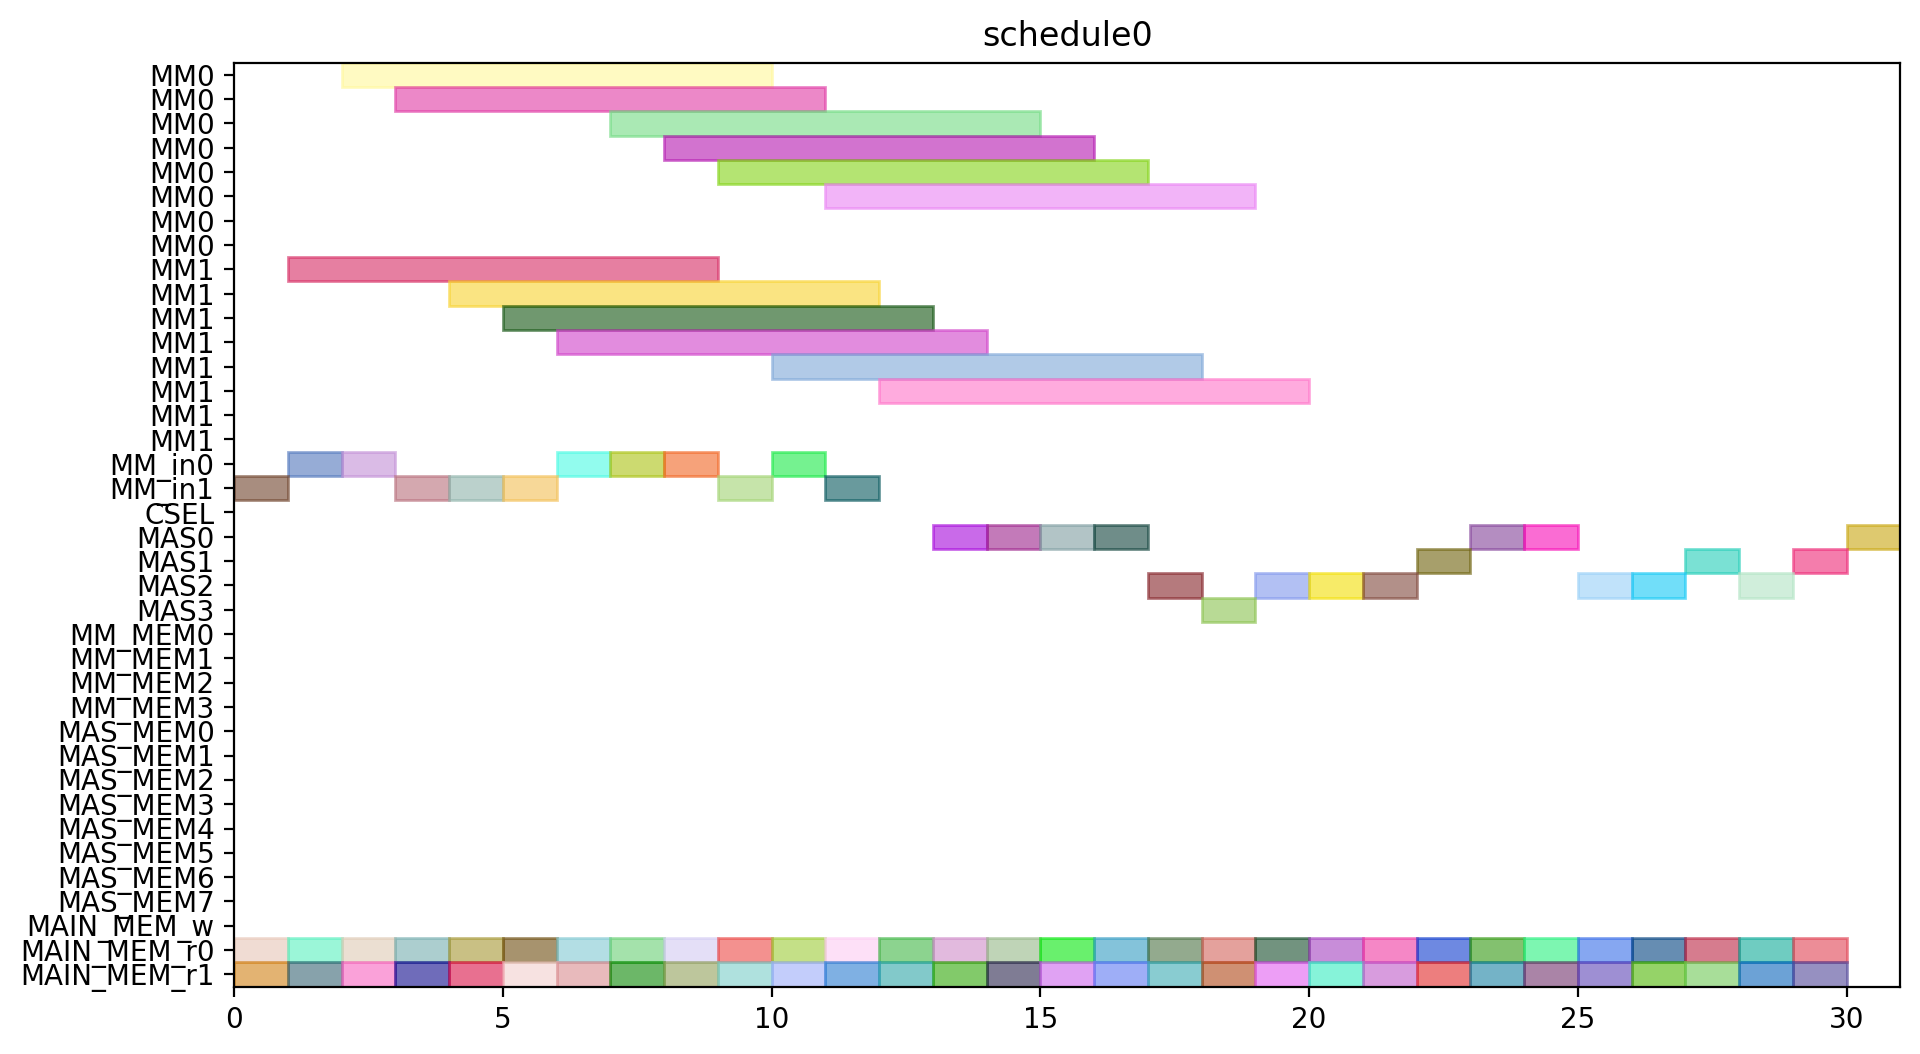

Reproduce this figure in Python.
from pyschedule import Scenario, solvers, plotters, alt


def solve():
	horizon = 120
	S = Scenario("schedule0", horizon=horizon)

	# resource
	MM = S.Resources('MM', num=2, size=8)
	MM_in = S.Resources('MM_in', num=2)
	CSEL = S.Resource('CSEL')
	MAS = S.Resources('MAS', num=4, size=1, periods=range(1, horizon))
	MM_MEM = S.Resources('MM_MEM', num=4)
	MAS_MEM = S.Resources('MAS_MEM', num=8)
	MAIN_MEM_w = S.Resource('MAIN_MEM_w', size=1)
	MAIN_MEM_r = S.Resources('MAIN_MEM_r', num=2)

	# result of previous scheduling

	# new tasks
	c_t0_t0_t0 = S.Task('c_t0_t0_t0', length=8, delay_cost=1)
	c_t0_t0_t0 += alt(MM)
	c_t0_t0_t0_in = S.Task('c_t0_t0_t0_in', length=1, delay_cost=1)
	c_t0_t0_t0_in += alt(MM_in)
	S += c_t0_t0_t0_in*MM_in[0]<=c_t0_t0_t0*MM[0]
	S += c_t0_t0_t0_in*MM_in[1]<=c_t0_t0_t0*MM[1]
	c_t0_t0_t0_mem0 = S.Task('c_t0_t0_t0_mem0', length=1, delay_cost=1)
	c_t0_t0_t0_mem0 += MAIN_MEM_r[0]
	S += c_t0_t0_t0_mem0 <= c_t0_t0_t0

	c_t0_t0_t0_mem1 = S.Task('c_t0_t0_t0_mem1', length=1, delay_cost=1)
	c_t0_t0_t0_mem1 += MAIN_MEM_r[1]
	S += c_t0_t0_t0_mem1 <= c_t0_t0_t0

	c_t0_t0_t1 = S.Task('c_t0_t0_t1', length=8, delay_cost=1)
	c_t0_t0_t1 += alt(MM)
	c_t0_t0_t1_in = S.Task('c_t0_t0_t1_in', length=1, delay_cost=1)
	c_t0_t0_t1_in += alt(MM_in)
	S += c_t0_t0_t1_in*MM_in[0]<=c_t0_t0_t1*MM[0]
	S += c_t0_t0_t1_in*MM_in[1]<=c_t0_t0_t1*MM[1]
	c_t0_t0_t1_mem0 = S.Task('c_t0_t0_t1_mem0', length=1, delay_cost=1)
	c_t0_t0_t1_mem0 += MAIN_MEM_r[0]
	S += c_t0_t0_t1_mem0 <= c_t0_t0_t1

	c_t0_t0_t1_mem1 = S.Task('c_t0_t0_t1_mem1', length=1, delay_cost=1)
	c_t0_t0_t1_mem1 += MAIN_MEM_r[1]
	S += c_t0_t0_t1_mem1 <= c_t0_t0_t1

	c_t0_t0_t2 = S.Task('c_t0_t0_t2', length=1, delay_cost=1)
	c_t0_t0_t2 += alt(MAS)
	c_t0_t0_t2_mem0 = S.Task('c_t0_t0_t2_mem0', length=1, delay_cost=1)
	c_t0_t0_t2_mem0 += MAIN_MEM_r[0]
	S += c_t0_t0_t2_mem0 <= c_t0_t0_t2

	c_t0_t0_t2_mem1 = S.Task('c_t0_t0_t2_mem1', length=1, delay_cost=1)
	c_t0_t0_t2_mem1 += MAIN_MEM_r[1]
	S += c_t0_t0_t2_mem1 <= c_t0_t0_t2

	c_t0_t0_t3 = S.Task('c_t0_t0_t3', length=1, delay_cost=1)
	c_t0_t0_t3 += alt(MAS)
	c_t0_t0_t3_mem0 = S.Task('c_t0_t0_t3_mem0', length=1, delay_cost=1)
	c_t0_t0_t3_mem0 += MAIN_MEM_r[0]
	S += c_t0_t0_t3_mem0 <= c_t0_t0_t3

	c_t0_t0_t3_mem1 = S.Task('c_t0_t0_t3_mem1', length=1, delay_cost=1)
	c_t0_t0_t3_mem1 += MAIN_MEM_r[1]
	S += c_t0_t0_t3_mem1 <= c_t0_t0_t3

	c_t0_t1_t0 = S.Task('c_t0_t1_t0', length=8, delay_cost=1)
	c_t0_t1_t0 += alt(MM)
	c_t0_t1_t0_in = S.Task('c_t0_t1_t0_in', length=1, delay_cost=1)
	c_t0_t1_t0_in += alt(MM_in)
	S += c_t0_t1_t0_in*MM_in[0]<=c_t0_t1_t0*MM[0]
	S += c_t0_t1_t0_in*MM_in[1]<=c_t0_t1_t0*MM[1]
	c_t0_t1_t0_mem0 = S.Task('c_t0_t1_t0_mem0', length=1, delay_cost=1)
	c_t0_t1_t0_mem0 += MAIN_MEM_r[0]
	S += c_t0_t1_t0_mem0 <= c_t0_t1_t0

	c_t0_t1_t0_mem1 = S.Task('c_t0_t1_t0_mem1', length=1, delay_cost=1)
	c_t0_t1_t0_mem1 += MAIN_MEM_r[1]
	S += c_t0_t1_t0_mem1 <= c_t0_t1_t0

	c_t0_t1_t1 = S.Task('c_t0_t1_t1', length=8, delay_cost=1)
	c_t0_t1_t1 += alt(MM)
	c_t0_t1_t1_in = S.Task('c_t0_t1_t1_in', length=1, delay_cost=1)
	c_t0_t1_t1_in += alt(MM_in)
	S += c_t0_t1_t1_in*MM_in[0]<=c_t0_t1_t1*MM[0]
	S += c_t0_t1_t1_in*MM_in[1]<=c_t0_t1_t1*MM[1]
	c_t0_t1_t1_mem0 = S.Task('c_t0_t1_t1_mem0', length=1, delay_cost=1)
	c_t0_t1_t1_mem0 += MAIN_MEM_r[0]
	S += c_t0_t1_t1_mem0 <= c_t0_t1_t1

	c_t0_t1_t1_mem1 = S.Task('c_t0_t1_t1_mem1', length=1, delay_cost=1)
	c_t0_t1_t1_mem1 += MAIN_MEM_r[1]
	S += c_t0_t1_t1_mem1 <= c_t0_t1_t1

	c_t0_t1_t2 = S.Task('c_t0_t1_t2', length=1, delay_cost=1)
	c_t0_t1_t2 += alt(MAS)
	c_t0_t1_t2_mem0 = S.Task('c_t0_t1_t2_mem0', length=1, delay_cost=1)
	c_t0_t1_t2_mem0 += MAIN_MEM_r[0]
	S += c_t0_t1_t2_mem0 <= c_t0_t1_t2

	c_t0_t1_t2_mem1 = S.Task('c_t0_t1_t2_mem1', length=1, delay_cost=1)
	c_t0_t1_t2_mem1 += MAIN_MEM_r[1]
	S += c_t0_t1_t2_mem1 <= c_t0_t1_t2

	c_t0_t1_t3 = S.Task('c_t0_t1_t3', length=1, delay_cost=1)
	c_t0_t1_t3 += alt(MAS)
	c_t0_t1_t3_mem0 = S.Task('c_t0_t1_t3_mem0', length=1, delay_cost=1)
	c_t0_t1_t3_mem0 += MAIN_MEM_r[0]
	S += c_t0_t1_t3_mem0 <= c_t0_t1_t3

	c_t0_t1_t3_mem1 = S.Task('c_t0_t1_t3_mem1', length=1, delay_cost=1)
	c_t0_t1_t3_mem1 += MAIN_MEM_r[1]
	S += c_t0_t1_t3_mem1 <= c_t0_t1_t3

	c_t0_t20 = S.Task('c_t0_t20', length=1, delay_cost=1)
	c_t0_t20 += alt(MAS)
	c_t0_t20_mem0 = S.Task('c_t0_t20_mem0', length=1, delay_cost=1)
	c_t0_t20_mem0 += MAIN_MEM_r[0]
	S += c_t0_t20_mem0 <= c_t0_t20

	c_t0_t20_mem1 = S.Task('c_t0_t20_mem1', length=1, delay_cost=1)
	c_t0_t20_mem1 += MAIN_MEM_r[1]
	S += c_t0_t20_mem1 <= c_t0_t20

	c_t0_t21 = S.Task('c_t0_t21', length=1, delay_cost=1)
	c_t0_t21 += alt(MAS)
	c_t0_t21_mem0 = S.Task('c_t0_t21_mem0', length=1, delay_cost=1)
	c_t0_t21_mem0 += MAIN_MEM_r[0]
	S += c_t0_t21_mem0 <= c_t0_t21

	c_t0_t21_mem1 = S.Task('c_t0_t21_mem1', length=1, delay_cost=1)
	c_t0_t21_mem1 += MAIN_MEM_r[1]
	S += c_t0_t21_mem1 <= c_t0_t21

	c_t0_t30 = S.Task('c_t0_t30', length=1, delay_cost=1)
	c_t0_t30 += alt(MAS)
	c_t0_t30_mem0 = S.Task('c_t0_t30_mem0', length=1, delay_cost=1)
	c_t0_t30_mem0 += MAIN_MEM_r[0]
	S += c_t0_t30_mem0 <= c_t0_t30

	c_t0_t30_mem1 = S.Task('c_t0_t30_mem1', length=1, delay_cost=1)
	c_t0_t30_mem1 += MAIN_MEM_r[1]
	S += c_t0_t30_mem1 <= c_t0_t30

	c_t0_t31 = S.Task('c_t0_t31', length=1, delay_cost=1)
	c_t0_t31 += alt(MAS)
	c_t0_t31_mem0 = S.Task('c_t0_t31_mem0', length=1, delay_cost=1)
	c_t0_t31_mem0 += MAIN_MEM_r[0]
	S += c_t0_t31_mem0 <= c_t0_t31

	c_t0_t31_mem1 = S.Task('c_t0_t31_mem1', length=1, delay_cost=1)
	c_t0_t31_mem1 += MAIN_MEM_r[1]
	S += c_t0_t31_mem1 <= c_t0_t31

	c_t1_t0_t0 = S.Task('c_t1_t0_t0', length=8, delay_cost=1)
	c_t1_t0_t0 += alt(MM)
	c_t1_t0_t0_in = S.Task('c_t1_t0_t0_in', length=1, delay_cost=1)
	c_t1_t0_t0_in += alt(MM_in)
	S += c_t1_t0_t0_in*MM_in[0]<=c_t1_t0_t0*MM[0]
	S += c_t1_t0_t0_in*MM_in[1]<=c_t1_t0_t0*MM[1]
	c_t1_t0_t0_mem0 = S.Task('c_t1_t0_t0_mem0', length=1, delay_cost=1)
	c_t1_t0_t0_mem0 += MAIN_MEM_r[0]
	S += c_t1_t0_t0_mem0 <= c_t1_t0_t0

	c_t1_t0_t0_mem1 = S.Task('c_t1_t0_t0_mem1', length=1, delay_cost=1)
	c_t1_t0_t0_mem1 += MAIN_MEM_r[1]
	S += c_t1_t0_t0_mem1 <= c_t1_t0_t0

	c_t1_t0_t1 = S.Task('c_t1_t0_t1', length=8, delay_cost=1)
	c_t1_t0_t1 += alt(MM)
	c_t1_t0_t1_in = S.Task('c_t1_t0_t1_in', length=1, delay_cost=1)
	c_t1_t0_t1_in += alt(MM_in)
	S += c_t1_t0_t1_in*MM_in[0]<=c_t1_t0_t1*MM[0]
	S += c_t1_t0_t1_in*MM_in[1]<=c_t1_t0_t1*MM[1]
	c_t1_t0_t1_mem0 = S.Task('c_t1_t0_t1_mem0', length=1, delay_cost=1)
	c_t1_t0_t1_mem0 += MAIN_MEM_r[0]
	S += c_t1_t0_t1_mem0 <= c_t1_t0_t1

	c_t1_t0_t1_mem1 = S.Task('c_t1_t0_t1_mem1', length=1, delay_cost=1)
	c_t1_t0_t1_mem1 += MAIN_MEM_r[1]
	S += c_t1_t0_t1_mem1 <= c_t1_t0_t1

	c_t1_t0_t2 = S.Task('c_t1_t0_t2', length=1, delay_cost=1)
	c_t1_t0_t2 += alt(MAS)
	c_t1_t0_t2_mem0 = S.Task('c_t1_t0_t2_mem0', length=1, delay_cost=1)
	c_t1_t0_t2_mem0 += MAIN_MEM_r[0]
	S += c_t1_t0_t2_mem0 <= c_t1_t0_t2

	c_t1_t0_t2_mem1 = S.Task('c_t1_t0_t2_mem1', length=1, delay_cost=1)
	c_t1_t0_t2_mem1 += MAIN_MEM_r[1]
	S += c_t1_t0_t2_mem1 <= c_t1_t0_t2

	c_t1_t0_t3 = S.Task('c_t1_t0_t3', length=1, delay_cost=1)
	c_t1_t0_t3 += alt(MAS)
	c_t1_t0_t3_mem0 = S.Task('c_t1_t0_t3_mem0', length=1, delay_cost=1)
	c_t1_t0_t3_mem0 += MAIN_MEM_r[0]
	S += c_t1_t0_t3_mem0 <= c_t1_t0_t3

	c_t1_t0_t3_mem1 = S.Task('c_t1_t0_t3_mem1', length=1, delay_cost=1)
	c_t1_t0_t3_mem1 += MAIN_MEM_r[1]
	S += c_t1_t0_t3_mem1 <= c_t1_t0_t3

	c_t1_t1_t0 = S.Task('c_t1_t1_t0', length=8, delay_cost=1)
	c_t1_t1_t0 += alt(MM)
	c_t1_t1_t0_in = S.Task('c_t1_t1_t0_in', length=1, delay_cost=1)
	c_t1_t1_t0_in += alt(MM_in)
	S += c_t1_t1_t0_in*MM_in[0]<=c_t1_t1_t0*MM[0]
	S += c_t1_t1_t0_in*MM_in[1]<=c_t1_t1_t0*MM[1]
	c_t1_t1_t0_mem0 = S.Task('c_t1_t1_t0_mem0', length=1, delay_cost=1)
	c_t1_t1_t0_mem0 += MAIN_MEM_r[0]
	S += c_t1_t1_t0_mem0 <= c_t1_t1_t0

	c_t1_t1_t0_mem1 = S.Task('c_t1_t1_t0_mem1', length=1, delay_cost=1)
	c_t1_t1_t0_mem1 += MAIN_MEM_r[1]
	S += c_t1_t1_t0_mem1 <= c_t1_t1_t0

	c_t1_t1_t1 = S.Task('c_t1_t1_t1', length=8, delay_cost=1)
	c_t1_t1_t1 += alt(MM)
	c_t1_t1_t1_in = S.Task('c_t1_t1_t1_in', length=1, delay_cost=1)
	c_t1_t1_t1_in += alt(MM_in)
	S += c_t1_t1_t1_in*MM_in[0]<=c_t1_t1_t1*MM[0]
	S += c_t1_t1_t1_in*MM_in[1]<=c_t1_t1_t1*MM[1]
	c_t1_t1_t1_mem0 = S.Task('c_t1_t1_t1_mem0', length=1, delay_cost=1)
	c_t1_t1_t1_mem0 += MAIN_MEM_r[0]
	S += c_t1_t1_t1_mem0 <= c_t1_t1_t1

	c_t1_t1_t1_mem1 = S.Task('c_t1_t1_t1_mem1', length=1, delay_cost=1)
	c_t1_t1_t1_mem1 += MAIN_MEM_r[1]
	S += c_t1_t1_t1_mem1 <= c_t1_t1_t1

	c_t1_t1_t2 = S.Task('c_t1_t1_t2', length=1, delay_cost=1)
	c_t1_t1_t2 += alt(MAS)
	c_t1_t1_t2_mem0 = S.Task('c_t1_t1_t2_mem0', length=1, delay_cost=1)
	c_t1_t1_t2_mem0 += MAIN_MEM_r[0]
	S += c_t1_t1_t2_mem0 <= c_t1_t1_t2

	c_t1_t1_t2_mem1 = S.Task('c_t1_t1_t2_mem1', length=1, delay_cost=1)
	c_t1_t1_t2_mem1 += MAIN_MEM_r[1]
	S += c_t1_t1_t2_mem1 <= c_t1_t1_t2

	c_t1_t1_t3 = S.Task('c_t1_t1_t3', length=1, delay_cost=1)
	c_t1_t1_t3 += alt(MAS)
	c_t1_t1_t3_mem0 = S.Task('c_t1_t1_t3_mem0', length=1, delay_cost=1)
	c_t1_t1_t3_mem0 += MAIN_MEM_r[0]
	S += c_t1_t1_t3_mem0 <= c_t1_t1_t3

	c_t1_t1_t3_mem1 = S.Task('c_t1_t1_t3_mem1', length=1, delay_cost=1)
	c_t1_t1_t3_mem1 += MAIN_MEM_r[1]
	S += c_t1_t1_t3_mem1 <= c_t1_t1_t3

	c_t1_t20 = S.Task('c_t1_t20', length=1, delay_cost=1)
	c_t1_t20 += alt(MAS)
	c_t1_t20_mem0 = S.Task('c_t1_t20_mem0', length=1, delay_cost=1)
	c_t1_t20_mem0 += MAIN_MEM_r[0]
	S += c_t1_t20_mem0 <= c_t1_t20

	c_t1_t20_mem1 = S.Task('c_t1_t20_mem1', length=1, delay_cost=1)
	c_t1_t20_mem1 += MAIN_MEM_r[1]
	S += c_t1_t20_mem1 <= c_t1_t20

	c_t1_t21 = S.Task('c_t1_t21', length=1, delay_cost=1)
	c_t1_t21 += alt(MAS)
	c_t1_t21_mem0 = S.Task('c_t1_t21_mem0', length=1, delay_cost=1)
	c_t1_t21_mem0 += MAIN_MEM_r[0]
	S += c_t1_t21_mem0 <= c_t1_t21

	c_t1_t21_mem1 = S.Task('c_t1_t21_mem1', length=1, delay_cost=1)
	c_t1_t21_mem1 += MAIN_MEM_r[1]
	S += c_t1_t21_mem1 <= c_t1_t21

	c_t1_t30 = S.Task('c_t1_t30', length=1, delay_cost=1)
	c_t1_t30 += alt(MAS)
	c_t1_t30_mem0 = S.Task('c_t1_t30_mem0', length=1, delay_cost=1)
	c_t1_t30_mem0 += MAIN_MEM_r[0]
	S += c_t1_t30_mem0 <= c_t1_t30

	c_t1_t30_mem1 = S.Task('c_t1_t30_mem1', length=1, delay_cost=1)
	c_t1_t30_mem1 += MAIN_MEM_r[1]
	S += c_t1_t30_mem1 <= c_t1_t30

	c_t1_t31 = S.Task('c_t1_t31', length=1, delay_cost=1)
	c_t1_t31 += alt(MAS)
	c_t1_t31_mem0 = S.Task('c_t1_t31_mem0', length=1, delay_cost=1)
	c_t1_t31_mem0 += MAIN_MEM_r[0]
	S += c_t1_t31_mem0 <= c_t1_t31

	c_t1_t31_mem1 = S.Task('c_t1_t31_mem1', length=1, delay_cost=1)
	c_t1_t31_mem1 += MAIN_MEM_r[1]
	S += c_t1_t31_mem1 <= c_t1_t31

	c_t2_t0_t0 = S.Task('c_t2_t0_t0', length=8, delay_cost=1)
	c_t2_t0_t0 += alt(MM)
	c_t2_t0_t0_in = S.Task('c_t2_t0_t0_in', length=1, delay_cost=1)
	c_t2_t0_t0_in += alt(MM_in)
	S += c_t2_t0_t0_in*MM_in[0]<=c_t2_t0_t0*MM[0]
	S += c_t2_t0_t0_in*MM_in[1]<=c_t2_t0_t0*MM[1]
	c_t2_t0_t0_mem0 = S.Task('c_t2_t0_t0_mem0', length=1, delay_cost=1)
	c_t2_t0_t0_mem0 += MAIN_MEM_r[0]
	S += c_t2_t0_t0_mem0 <= c_t2_t0_t0

	c_t2_t0_t0_mem1 = S.Task('c_t2_t0_t0_mem1', length=1, delay_cost=1)
	c_t2_t0_t0_mem1 += MAIN_MEM_r[1]
	S += c_t2_t0_t0_mem1 <= c_t2_t0_t0

	c_t2_t0_t1 = S.Task('c_t2_t0_t1', length=8, delay_cost=1)
	c_t2_t0_t1 += alt(MM)
	c_t2_t0_t1_in = S.Task('c_t2_t0_t1_in', length=1, delay_cost=1)
	c_t2_t0_t1_in += alt(MM_in)
	S += c_t2_t0_t1_in*MM_in[0]<=c_t2_t0_t1*MM[0]
	S += c_t2_t0_t1_in*MM_in[1]<=c_t2_t0_t1*MM[1]
	c_t2_t0_t1_mem0 = S.Task('c_t2_t0_t1_mem0', length=1, delay_cost=1)
	c_t2_t0_t1_mem0 += MAIN_MEM_r[0]
	S += c_t2_t0_t1_mem0 <= c_t2_t0_t1

	c_t2_t0_t1_mem1 = S.Task('c_t2_t0_t1_mem1', length=1, delay_cost=1)
	c_t2_t0_t1_mem1 += MAIN_MEM_r[1]
	S += c_t2_t0_t1_mem1 <= c_t2_t0_t1

	c_t2_t0_t2 = S.Task('c_t2_t0_t2', length=1, delay_cost=1)
	c_t2_t0_t2 += alt(MAS)
	c_t2_t0_t2_mem0 = S.Task('c_t2_t0_t2_mem0', length=1, delay_cost=1)
	c_t2_t0_t2_mem0 += MAIN_MEM_r[0]
	S += c_t2_t0_t2_mem0 <= c_t2_t0_t2

	c_t2_t0_t2_mem1 = S.Task('c_t2_t0_t2_mem1', length=1, delay_cost=1)
	c_t2_t0_t2_mem1 += MAIN_MEM_r[1]
	S += c_t2_t0_t2_mem1 <= c_t2_t0_t2

	c_t2_t0_t3 = S.Task('c_t2_t0_t3', length=1, delay_cost=1)
	c_t2_t0_t3 += alt(MAS)
	c_t2_t0_t3_mem0 = S.Task('c_t2_t0_t3_mem0', length=1, delay_cost=1)
	c_t2_t0_t3_mem0 += MAIN_MEM_r[0]
	S += c_t2_t0_t3_mem0 <= c_t2_t0_t3

	c_t2_t0_t3_mem1 = S.Task('c_t2_t0_t3_mem1', length=1, delay_cost=1)
	c_t2_t0_t3_mem1 += MAIN_MEM_r[1]
	S += c_t2_t0_t3_mem1 <= c_t2_t0_t3

	c_t2_t1_t0 = S.Task('c_t2_t1_t0', length=8, delay_cost=1)
	c_t2_t1_t0 += alt(MM)
	c_t2_t1_t0_in = S.Task('c_t2_t1_t0_in', length=1, delay_cost=1)
	c_t2_t1_t0_in += alt(MM_in)
	S += c_t2_t1_t0_in*MM_in[0]<=c_t2_t1_t0*MM[0]
	S += c_t2_t1_t0_in*MM_in[1]<=c_t2_t1_t0*MM[1]
	c_t2_t1_t0_mem0 = S.Task('c_t2_t1_t0_mem0', length=1, delay_cost=1)
	c_t2_t1_t0_mem0 += MAIN_MEM_r[0]
	S += c_t2_t1_t0_mem0 <= c_t2_t1_t0

	c_t2_t1_t0_mem1 = S.Task('c_t2_t1_t0_mem1', length=1, delay_cost=1)
	c_t2_t1_t0_mem1 += MAIN_MEM_r[1]
	S += c_t2_t1_t0_mem1 <= c_t2_t1_t0

	c_t2_t1_t1 = S.Task('c_t2_t1_t1', length=8, delay_cost=1)
	c_t2_t1_t1 += alt(MM)
	c_t2_t1_t1_in = S.Task('c_t2_t1_t1_in', length=1, delay_cost=1)
	c_t2_t1_t1_in += alt(MM_in)
	S += c_t2_t1_t1_in*MM_in[0]<=c_t2_t1_t1*MM[0]
	S += c_t2_t1_t1_in*MM_in[1]<=c_t2_t1_t1*MM[1]
	c_t2_t1_t1_mem0 = S.Task('c_t2_t1_t1_mem0', length=1, delay_cost=1)
	c_t2_t1_t1_mem0 += MAIN_MEM_r[0]
	S += c_t2_t1_t1_mem0 <= c_t2_t1_t1

	c_t2_t1_t1_mem1 = S.Task('c_t2_t1_t1_mem1', length=1, delay_cost=1)
	c_t2_t1_t1_mem1 += MAIN_MEM_r[1]
	S += c_t2_t1_t1_mem1 <= c_t2_t1_t1

	solvers.mip.solve(S,msg=1,kind='CPLEX',ratio_gap=1.01)

	solution = [['hoge']*len(S.solution()[1]) for i in range(len(S.solution()))]
	for i in range(len(S.solution())):
		for j in range(len(S.solution()[i])):
			solution[i][j]=str(S.solution()[i][j])
	print(solution)

	cycles = int(solution[-1][3])

	pic_file_name = "/home/mfukuda/ABE/multiRAM_multiMAS_16mux/scheduling_result/stage8MM2_stage1MAS4/MUL/schedule0.png"
	if(S.solution() != []):
		plotters.matplotlib.plot(S,img_filename=pic_file_name, show_task_labels=False, fig_size=(cycles*0.25+3, 6))

	return solution
